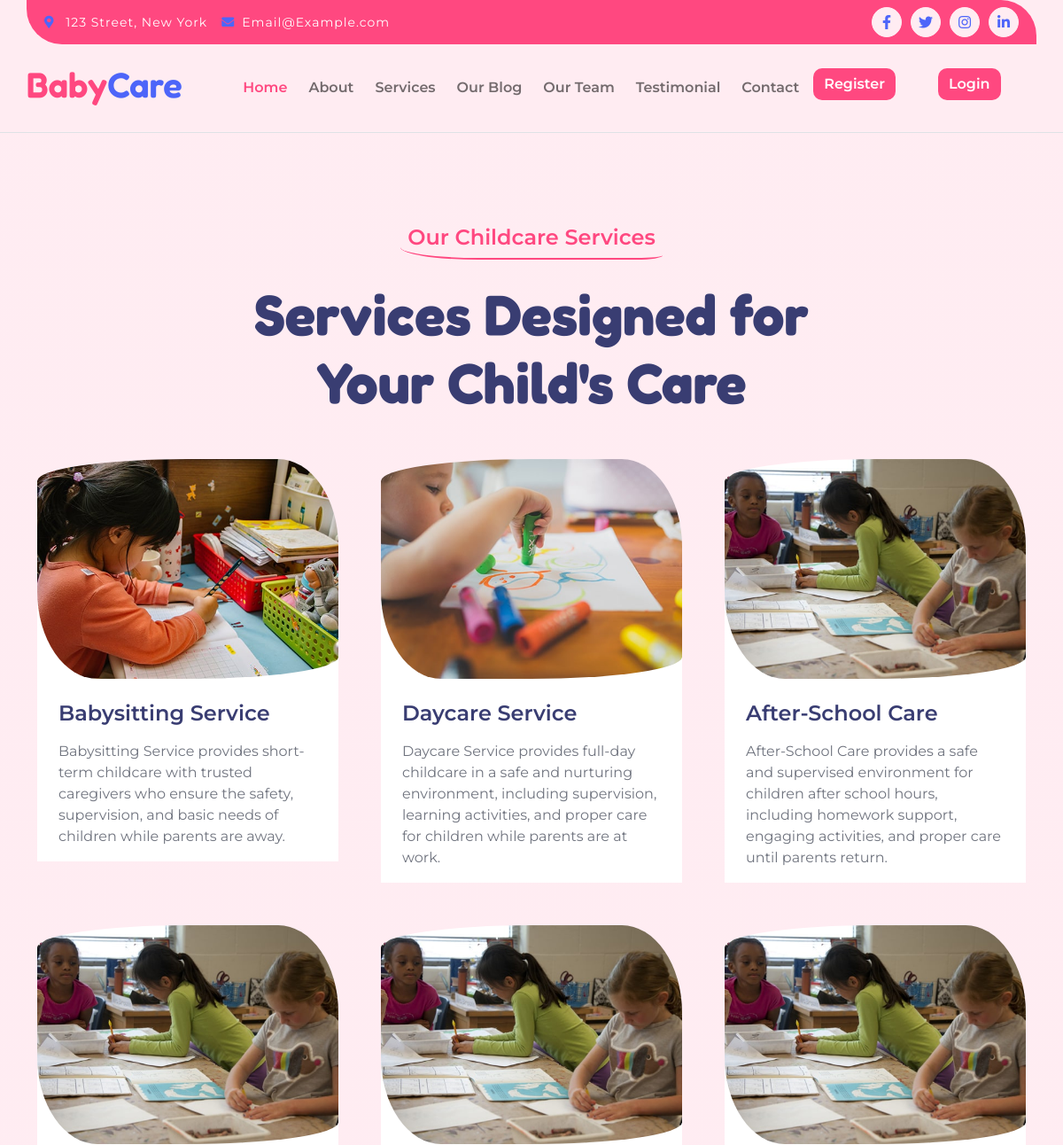
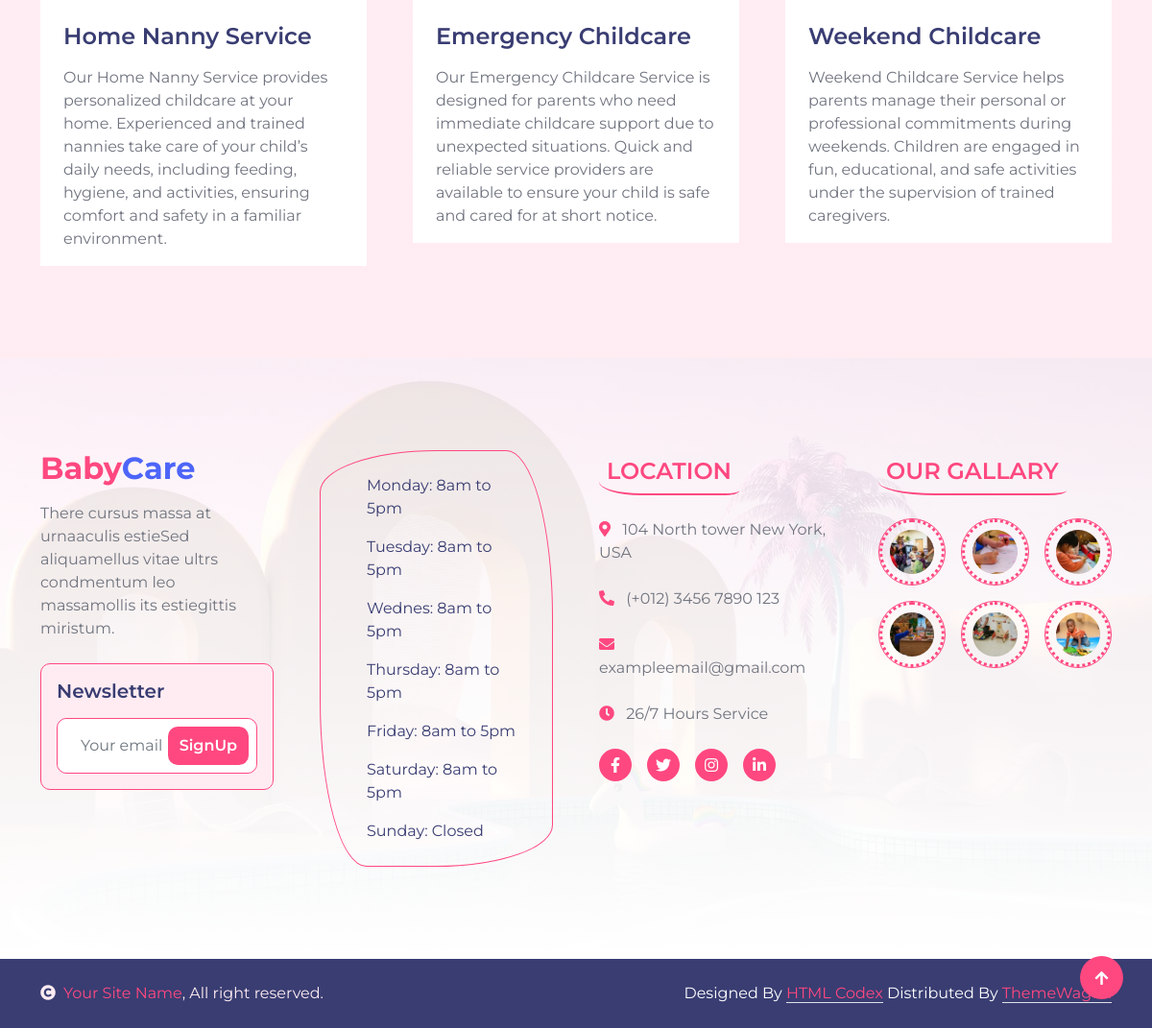
Page /services/ on the committed database (2 pictures, top to bottom).
### app1/models.py (models this page shows, shortened)
class service(models.Model):
    title=models.CharField(max_length=50)
    description=models.TextField()
    img=models.ImageField(upload_to='service_images')

### app1/views.py (the view)
# urls.py: path('services/',services, name='services'),
def services(request):
    service_data=service.objects.all()
    return render(request,'service.html',{'service_data':service_data})

### app1/templates/service.html (shortened to what this page needs)
{% extends "nav.html" %}
{% load static %}
{% block content%}
        <div class="container-fluid program  py-5">
            <div class="container py-5">
                <div class="mx-auto text-center wow fadeIn" data-wow-delay="0.1s" style="max-width: 700px;">
                    <h4 class="text-primary mb-4 border-bottom border-primary border-2 d-inline-block p-2 title-border-radius">Our Childcare Services</h4>
                    <h1 class="mb-5 display-3">Services Designed for Your Child's Care</h1>
                </div>
                <div class="row g-5 justify-content-center">
                    {% for i in service_data %}
                    <div class="col-md-6 col-lg-6 col-xl-4 wow fadeIn" data-wow-delay="0.1s">
                        <div class="program-item rounded">
                            <div class="program-img position-relative">
                                <div class="overflow-hidden img-border-radius">
                                    <img src="{{ i.img.url}}" class="img-fluid w-100" alt="Image">
                                </div>
                            </div>
                            <div class="program-text bg-white px-4 pb-3">
                                <div class="program-text-inner">
                                    <a href="{% url "team" i.id%}" class="h4">{{i.title}}</a>
                                    <p class="mt-3 mb-0">{{i.description}}</p>
                                </div>
                            </div>
                        </div>
                    </div>
                    {% endfor %}
                </div>
            </div>
        </div>
{% endblock content%}

### app1/templates/nav.html (shortened to what this page needs)
{% load static %}
<!DOCTYPE html>
<html lang="en">
    <head>
        <link rel="stylesheet" href="https://use.fontawesome.com/releases/v5.15.4/css/all.css"/>
        <link href="https://cdn.jsdelivr.net/npm/bootstrap-icons@1.4.1/font/bootstrap-icons.css" rel="stylesheet">
        <link href="{% static 'lib/animate/animate.min.css' %}" rel="stylesheet">
        <link href="{% static 'lib/lightbox/css/lightbox.min.css' %}" rel="stylesheet">
        <link href="{% static 'lib/owlcarousel/assets/owl.carousel.min.css' %}" rel="stylesheet">
        <link href="{% static 'css/bootstrap.min.css' %}" rel="stylesheet">
        <link href="{% static 'css/styles.css' %}" rel="stylesheet">
    </head>
    <body>
        <div class="container-fluid border-bottom bg-light wow fadeIn" data-wow-delay="0.1s">
            <div class="container topbar bg-primary d-none d-lg-block py-2" style="border-radius: 0 40px">
                <div class="d-flex justify-content-between">
                    <div class="top-info ps-2">
                        <small class="me-3"><i class="fas fa-map-marker-alt me-2 text-secondary"></i> <a href="#" class="text-white">123 Street, New York</a></small>
                        <small class="me-3"><i class="fas fa-envelope me-2 text-secondary"></i><a href="#" class="text-white">Email@Example.com</a></small>
                    </div>
                    <div class="top-link pe-2">
                        <a href="" class="btn btn-light btn-sm-square rounded-circle"><i class="fab fa-facebook-f text-secondary"></i></a>
                        <a href="" class="btn btn-light btn-sm-square rounded-circle"><i class="fab fa-twitter text-secondary"></i></a>
                        <a href="" class="btn btn-light btn-sm-square rounded-circle"><i class="fab fa-instagram text-secondary"></i></a>
                        <a href="" class="btn btn-light btn-sm-square rounded-circle me-0"><i class="fab fa-linkedin-in text-secondary"></i></a>
                    </div>
                </div>
            </div>
            <div class="container px-0">
                <nav class="navbar navbar-light navbar-expand-xl py-3">
                    <a href="index.html" class="navbar-brand"><h1 class="text-primary display-6">Baby<span class="text-secondary">Care</span></h1></a>
                    <div class="collapse navbar-collapse" id="navbarCollapse">
                        <div class="navbar-nav mx-auto">
                            <a href="/" class="nav-item nav-link active">Home</a>
                            <a href="/about/" class="nav-item nav-link">About</a>
                            <a href="/services/" class="nav-item nav-link">Services</a>
                                    <a href="{% url 'blog' %}" class="nav-item nav-link">Our Blog</a>
                                    <a href="{% url 'all_team_member' %}" class="nav-item nav-link">Our Team</a>
                                    <a href="{% url 'testimonials' %}" class="nav-item nav-link">Testimonial</a>
                            <a href="{% url 'contact' %}" class="nav-item nav-link me-1">Contact</a>
                            {% if request.session.login or request.session.pro_login %}
                                {% if request.session.login %}
                                    <a href="{% url 'your_bookings' %}" class="nav-item nav-link">My Bookings</a>
                                {% endif %}
                                 {% if request.session.pro_login %}
                                    <a href="{% url 'bookings_request' %}" class="nav-item nav-link">Booking Requests</a>
                                {% endif %}
                            <button class="btn-search btn btn-primary me-3"><a href="{% url 'logout' %}" class="text-white">logout</a></button>
                            {% else %}
                             <div class="nav-item dropdown">
                                 <button class="btn-search btn btn-primary me-5"><a href="{% url 'register' %}" class="text-white">Register</a></button>
                            </div>
                            <div class="nav-item dropdown">
                                 <button class="btn-search btn btn-primary"><a href="{% url 'login' %}" class="text-white">Login</a></button>
                            </div>
                            {% endif %}
                        </div>
                    </div>
                </nav>
            </div>
        </div>
         {% block content %}
         {% endblock content %}
        <div class="container-fluid footer py-5 wow fadeIn" data-wow-delay="0.1s">
            <div class="container py-5">
                <div class="row g-5">
                    <div class="col-md-6 col-lg-4 col-xl-3">
                        <div class="footer-item">
                            <h2 class="fw-bold mb-3"><span class="text-primary mb-0">Baby</span><span class="text-secondary">Care</span></h2>
                            <p class="mb-4">There cursus massa at urnaaculis estieSed aliquamellus vitae ultrs condmentum leo massamollis its estiegittis miristum.</p>
                            <div class="border border-primary p-3 rounded bg-light">
                                <h5 class="mb-3">Newsletter</h5>
                                <div class="position-relative mx-auto border border-primary rounded" style="max-width: 400px;">
                                    <input class="form-control border-0 w-100 py-3 ps-4 pe-5" type="text" placeholder="Your email">
                                    <button type="button" class="btn btn-primary py-2 position-absolute top-0 end-0 mt-2 me-2 text-white">SignUp</button>
                                </div>
                            </div>
                        </div>
                    </div>
                    <div class="col-md-6 col-lg-4 col-xl-3">
                        <div class="footer-item">
                            <div class="d-flex flex-column p-4 ps-5 text-dark border border-primary"
                            style="border-radius: 50% 20% / 10% 40%;">
                                <p>Monday: 8am to 5pm</p>
                                <p>Tuesday: 8am to 5pm</p>
                                <p>Wednes: 8am to 5pm</p>
                                <p>Thursday: 8am to 5pm</p>
                                <p>Friday: 8am to 5pm</p>
                                <p>Saturday: 8am to 5pm</p>
                                <p class="mb-0">Sunday: Closed</p>
                            </div>
                        </div>
                    </div>
                    <div class="col-md-6 col-lg-4 col-xl-3">
                        <div class="footer-item">
                            <h4 class="text-primary mb-4 border-bottom border-primary border-2 d-inline-block p-2 title-border-radius">LOCATION</h4>
                            <div class="d-flex flex-column align-items-start">
                                <a href="" class="text-body mb-4"><i class="fa fa-map-marker-alt text-primary me-2"></i> 104 North tower New York, USA</a>
                                <a href="" class="text-start rounded-0 text-body mb-4"><i class="fa fa-phone-alt text-primary me-2"></i> (+012) 3456 7890 123</a>
                                <a href="" class="text-start rounded-0 text-body mb-4"><i class="fas fa-envelope text-primary me-2"></i> exampleemail@gmail.com</a>
                                <a href="" class="text-start rounded-0 text-body mb-4"><i class="fa fa-clock text-primary me-2"></i> 26/7 Hours Service</a>
                                <div class="footer-icon d-flex">
                                    <a class="btn btn-primary btn-sm-square me-3 rounded-circle text-white" href=""><i class="fab fa-facebook-f"></i></a>
                                    <a class="btn btn-primary btn-sm-square me-3 rounded-circle text-white" href=""><i class="fab fa-twitter"></i></a>
                                    <a href="#" class="btn btn-primary btn-sm-square me-3 rounded-circle text-white"><i class="fab fa-instagram"></i></a>
                                    <a href="#" class="btn btn-primary btn-sm-square rounded-circle text-white"><i class="fab fa-linkedin-in"></i></a>
                                </div>
                            </div>
                        </div>
                    </div>
                    <div class="col-md-6 col-lg-4 col-xl-3">
                        <div class="footer-item">
                            <h4 class="text-primary mb-4 border-bottom border-primary border-2 d-inline-block p-2 title-border-radius">OUR GALLARY</h4>
                            <div class="row g-3">
                                <div class="col-4">
                                    <div class="footer-galary-img rounded-circle border border-primary">
                                        <img src="{% static 'img/galary-1.jpg' %}" class="img-fluid rounded-circle p-2" alt="">
                                    </div>
                               </div>
                               <div class="col-4">
                                    <div class="footer-galary-img rounded-circle border border-primary">
                                        <img src="{% static 'img/galary-2.jpg' %}" class="img-fluid rounded-circle p-2" alt="">
                                    </div>
                               </div>
                                <div class="col-4">
                                    <div class="footer-galary-img rounded-circle border border-primary">
                                        <img src="{% static 'img/galary-3.jpg' %}" class="img-fluid rounded-circle p-2" alt="">
                                    </div>
                               </div>
                                <div class="col-4">
                                    <div class="footer-galary-img rounded-circle border border-primary">
                                        <img src="{% static 'img/galary-4.jpg' %}" class="img-fluid rounded-circle p-2" alt="">
                                    </div>
                               </div>
                                <div class="col-4">
                                    <div class="footer-galary-img rounded-circle border border-primary">
                                        <img src="{% static 'img/galary-5.jpg' %}" class="img-fluid rounded-circle p-2" alt="">
                                    </div>
                               </div>
                                <div class="col-4">
                                    <div class="footer-galary-img rounded-circle border border-primary">
                                        <img src="{% static 'img/galary-6.jpg' %}" class="img-fluid rounded-circle p-2" alt="">
                                    </div>
                               </div>
                            </div>
                        </div>
                    </div>
                </div>
            </div>
        </div>
        <div class="container-fluid copyright bg-dark py-4">
            <div class="container">
                <div class="row">
                    <div class="col-md-6 text-center text-md-start mb-3 mb-md-0">
                        <span class="text-light"><a href="#"><i class="fas fa-copyright text-light me-2"></i>Your Site Name</a>, All right reserved.</span>
                    </div>
                    <div class="col-md-6 my-auto text-center text-md-end text-white">
                        Designed By <a class="border-bottom" href="https://htmlcodex.com">HTML Codex</a> Distributed By <a class="border-bottom" href="https://themewagon.com">ThemeWagon</a>
                    </div>
                </div>
            </div>
        </div>
        <a href="#" class="btn btn-primary border-3 border-primary rounded-circle back-to-top"><i class="fa fa-arrow-up"></i></a>
    </body>
</html>

### app1/static/css/styles.css (style rules this page uses)
.back-to-top { position: fixed; right: 30px; bottom: 30px; display: flex; width: 45px; height: 45px; align-items: center; justify-content: center; transition: 0.5s; z-index: 99; }
h1, h2, h3, .h1, .h2, .h3 { font-weight: 200; font-family: 'Montserrat', sans-serif; }
h4, h5, h6, .h4, .h5, .h6 { font-weight: 600; font-family: 'Montserrat', sans-serif; }
.display-1, .display-2, .display-3, .display-4, .display-5, .display-6 { font-weight: 700; font-family: 'Fredoka', sans-serif; }
.display-4, .display-5, .display-6 { font-weight: 600; }
.wow, .animated { animation-duration: 2s !important; }
.btn { font-weight: 600; transition: .5s; }
.btn-sm-square { width: 34px; height: 34px; }
.btn-square, .btn-sm-square, .btn-md-square, .btn-lg-square { padding: 0; display: flex; align-items: center; justify-content: center; font-weight: normal; }
.btn.btn-primary { border: 0; color: var(--bs-white); }
.img-border-radius { border-radius: 50% 20% / 10% 40%; }
.title-border-radius { border-radius: 10% 30%; }
.topbar .top-info { font-size: medium; font-weight: 400; font-family: 'Montserrat', sans-serif; letter-spacing: 1px; display: flex; align-items: center; }
.topbar .top-link { display: flex; align-items: center; justify-content: center; }
.topbar .top-link a { margin-right: 10px; }
.navbar { border-bottom: 1px solid rgba(255, 255, 255, .1); }
.navbar .navbar-nav .nav-link { padding: 10px 12px; font-size: 16px; font-weight: 600; transition: .5s; }
.navbar .navbar-nav .nav-link:hover, .navbar .navbar-nav .nav-link.active, .fixed-top.bg-white .navbar .navbar-nav .nav-link:hover, .fixed-top.bg-white .navbar .navbar-nav .nav-link.active { color: var(--bs-primary); }
.program { background: linear-gradient(rgba(255, 72, 128, 0.1), rgba(255, 72, 128, 0.1)); }
.program .program-item .program-text { padding-top: 150px; margin-top: -125px; }
.program .program-item .program-img img, .program .program-item .program-teacher img, .program .program-item:hover .program-text-inner a.h4 { transition: 0.5s; }
.footer { background: linear-gradient(rgba(255, 255, 255, .8), rgba(255, 255, 255, 1)), url(../img/background.jpg); background-position: top center; background-repeat: no-repeat; background-size: cover; }
.footer .footer-galary-img img { width: 100%; border-style: dotted; border-color: var(--bs-primary); transition: 0.5s; }

### rows in the picture
service: img (picture), title "Babysitting Service", description "Babysitting Service provides short-term childcare with trusted caregivers who ensure the safety, supervision, and basic needs of children while parents are away."
service: img (picture), title "Daycare Service", description "Daycare Service provides full-day childcare in a safe and nurturing environment, including supervision, learning activities, and proper care for children while parents are at work."
service: img (picture), title "After-School Care", description "After-School Care provides a safe and supervised environment for children after school hours, including homework support, engaging activities, and proper care until parents return."
service: img (picture), title "Home Nanny Service", description "Our Home Nanny Service provides personalized childcare at your home. Experienced and trained nannies take care of your child’s daily needs, including feeding, hygiene, and activities, ensuring comfort and safety in a familiar environment."
service: img (picture), title "Emergency Childcare", description "Our Emergency Childcare Service is designed for parents who need immediate childcare support due to unexpected situations. Quick and reliable service providers are available to ensure your child is safe and cared for at short notice."
service: img (picture), title "Weekend Childcare", description "Weekend Childcare Service helps parents manage their personal or professional commitments during weekends. Children are engaged in fun, educational, and safe activities under the supervision of trained caregivers."
